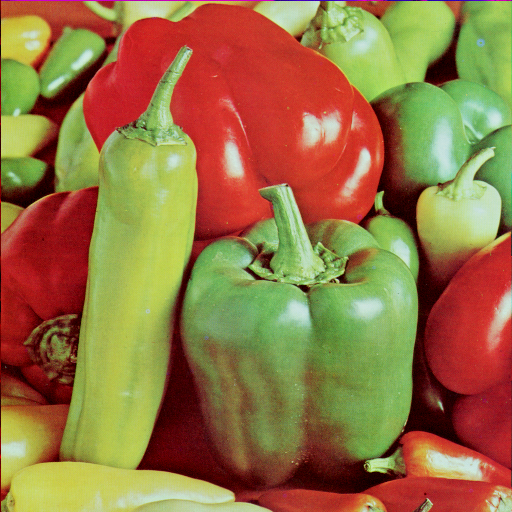
#> input picture peppers.png, 512 x 512 px, given in place of the camera
$ python arithmetic_transforms2.py
#> lines starting #> are read from the running program, lines starting #| are printed output that depends on the picture; after the words box and inside, x2 and y2 are one past the last pixel; in counts of white or black regions, pixels touching at a corner belong together
# ===================================================================

# Example : point transforms on a video file or live camera stream
# specified on the command line (e.g. python arithmetic_transforms.py video_file)
# or from an attached web camera

# Author : Amir Atapour Abarghouei, amir.atapour-abarghouei@durham.ac.uk

# Copyright (c) 2023 Amir Atapour Abarghouei

# License : LGPL - http://www.gnu.org/licenses/lgpl.html

# ===================================================================

import cv2
import argparse
import math
import numpy as np

# ===================================================================

keep_processing = True

# parse command line arguments for camera ID or video file

parser = argparse.ArgumentParser(
    description='Perform arithmetic point transforms on camera/video image')

parser.add_argument(
    "--camera",
    type=int,
    help="specify camera to use",
    default=0)

parser.add_argument(
    'video_file',
    metavar='video_file',
    type=str,
    nargs='?',
    help='specify optional video file')

args = parser.parse_args()

# ===================================================================

# define video capture object

print("Starting camera stream")
cap = cv2.VideoCapture()

# define display window name

window_name = "Live Camera Input - Arithmetic Transforms"  # window name

# if command line arguments are provided try to read video_file
# otherwise default to capture from attached H/W camera

if (((args.video_file) and (cap.open(str(args.video_file))))
        or (cap.open(args.camera))):

    # create window by name (note flags for resizable or not)

    cv2.namedWindow(window_name, cv2.WINDOW_NORMAL)

    # keep old frame at every time step

    old_frame = None

    while (keep_processing):

        # if video file or camera successfully open then read frame from video

        if (cap.isOpened):
            ret, bgr_frame = cap.read()
#> bgr_frame is the input picture: shape (512, 512, 3); mean B, G, R 66.5, 115.6, 149.8

            # when we reach the end of the video (file) exit cleanly

            if (ret == 0):
                keep_processing = False
                continue

        # start a timer (to see how long processing and display takes)

        start_t = cv2.getTickCount()

        # *******************************

        # parameters for rescaling the image for easier processing

        scale_percent = 100 # percent of original size
        width = int(bgr_frame.shape[1] * scale_percent/100)
#> width = 512
        height = int(bgr_frame.shape[0] * scale_percent/100)
#> height = 512
        dim = (width, height)
#> dim = (512, 512)

        # parameters for overlaying text labels on the displayed images

        font = cv2.FONT_HERSHEY_COMPLEX
        bottomLeftCornerOfText = (10, height-15)
#> bottomLeftCornerOfText = (10, 497)
        fontScale = 2
        fontColor = (123,49,126)
        lineType  = 3

        # rescale image

        bgr_frame = cv2.resize(bgr_frame, dim, interpolation=cv2.INTER_AREA)

        # convert the image to grayscale

        frame = cv2.cvtColor(bgr_frame, cv2.COLOR_BGR2GRAY)

        # convert to 3 channel to stack with other images

        frame = cv2.cvtColor(frame, cv2.COLOR_GRAY2BGR)
#> frame: shape (512, 512, 3)

        # placeholder images that need to be overwritten

        placeholder = np.full(frame.shape, 0, dtype=np.uint8)
        font, line, color = cv2.FONT_HERSHEY_PLAIN, cv2.LINE_AA, (255,255,255)
        cv2.putText(placeholder, 'To be created by YOU!', (30, height//2), cv2.FONT_HERSHEY_PLAIN, 3, (255,255,255), 1, cv2.LINE_AA)
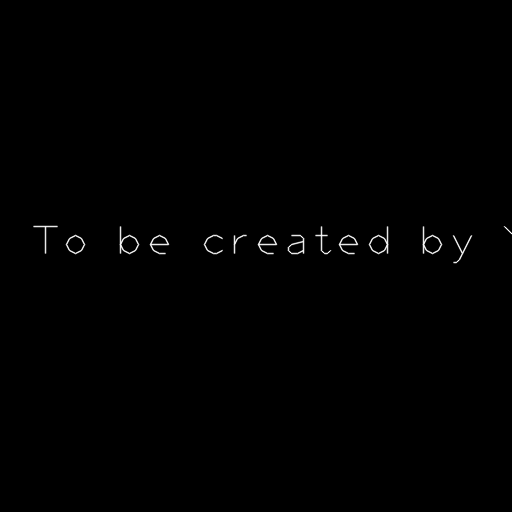
#> placeholder: shape (512, 512, 3); min 0, max 255, mean 1
        half = placeholder.copy()
        diff_frame = placeholder.copy()


        # THIS IS THE PORTION OF THE CODE YOU NEED TO EDIT:

        # =======================================================
        # *******************************************************
        # =======================================================

        # divide the image (frame) by half
        half = frame // 2

        # keep the old frame to enable the difference operation
        # a variable called 'old_frame' was defined earlier in line 67
        # the initial value of this variable is None
        # you can now check to see if the value is None, then we don't have an old frame yet

        # calculate the absolute difference between the old frame and the current frame
        # https://docs.opencv.org/3.4/d2/de8/group__core__array.html#ga6fef31bc8c4071cbc114a758a2b79c14

        if old_frame is not None:
            diff_frame = cv2.absdiff(frame, old_frame)
        else:
            diff_frame = frame.copy()
        old_frame = frame.copy()

        # =======================================================
        # *******************************************************
        # =======================================================


        # overlay corresponding labels on the images

        cv2.putText(bgr_frame,'Colour Input',
            bottomLeftCornerOfText,
            font,
            fontScale,
            fontColor,
            lineType)
#> bgr_frame: shape (512, 512, 3); 0.68% of pixels changed, all inside (x1, y1, x2, y2) = (12, 475, 217, 504)
        cv2.putText(frame,'Grayscale Input',
            bottomLeftCornerOfText,
            font,
            fontScale,
            fontColor,
            lineType)
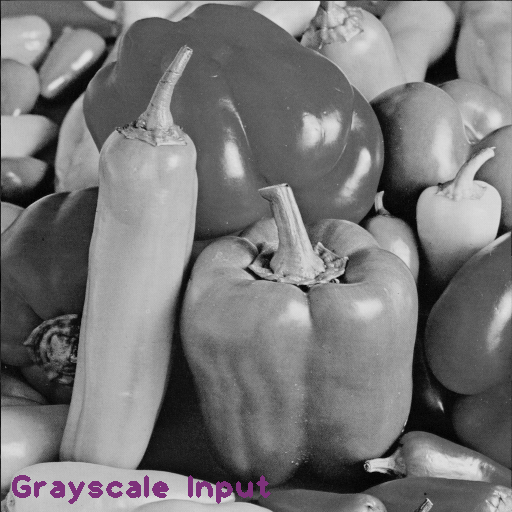
#> frame: shape (512, 512, 3); mean B, G, R 119.8, 119.1, 119.8
        cv2.putText(half,'Grayscale / 2',
            bottomLeftCornerOfText,
            font,
            fontScale,
            fontColor,
            lineType)
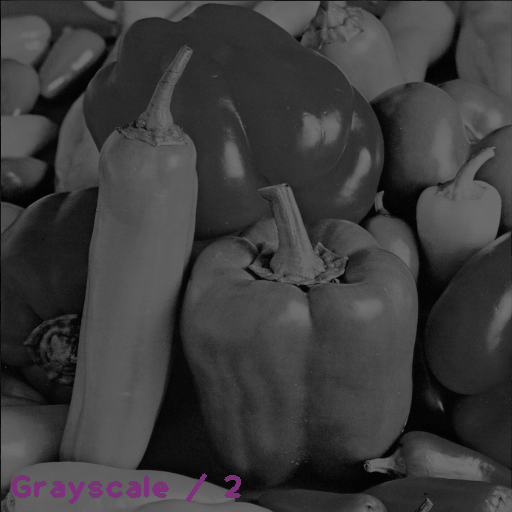
#> half: shape (512, 512, 3); mean B, G, R 60.1, 59.6, 60.1
        cv2.putText(diff_frame,'| current - previous |',
            bottomLeftCornerOfText,
            font,
            fontScale,
            fontColor,
            lineType)
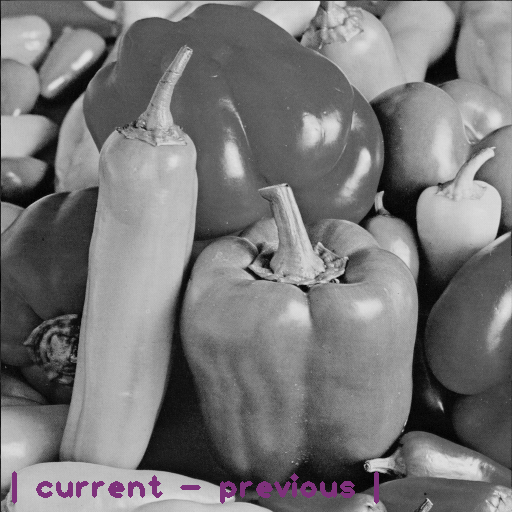
#> diff_frame: shape (512, 512, 3); mean B, G, R 120.2, 119.4, 120.3

        # stack the images into a grid

        im_1 = cv2.hconcat([bgr_frame, frame])
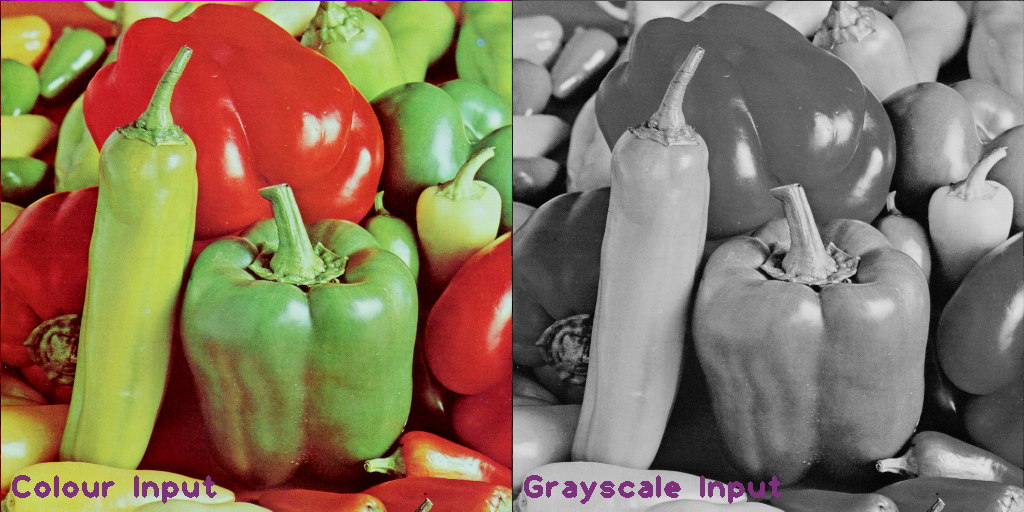
#> im_1: shape (512, 1024, 3); mean B, G, R 93.2, 116.8, 134.6
        im_2 = cv2.hconcat([half, diff_frame])
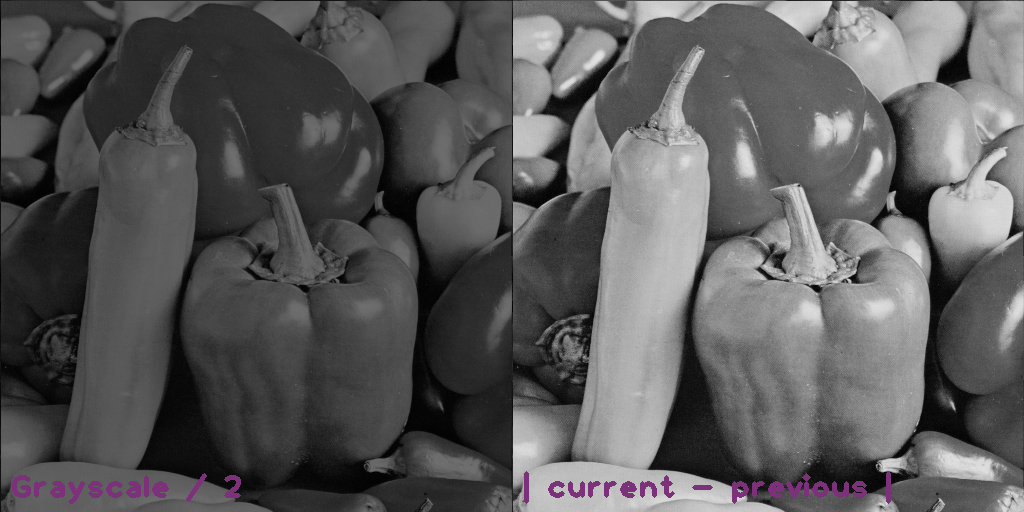
#> im_2: shape (512, 1024, 3); mean B, G, R 90.2, 89.5, 90.2
        output = cv2.vconcat([im_1, im_2])
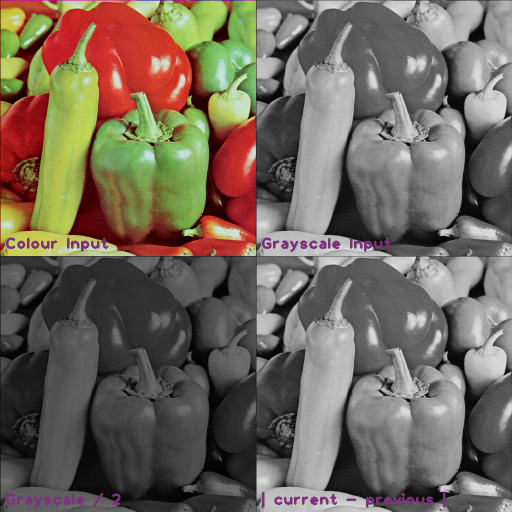
#> output: shape (1024, 1024, 3) (shown at 1/2 size); mean B, G, R 91.7, 103.2, 112.4

        # *******************************

        # display image

        cv2.imshow(window_name, output)

        # stop the timer and convert to ms. (to see how long processing and
        # display takes)

        stop_t = ((cv2.getTickCount() - start_t) /
                  cv2.getTickFrequency()) * 1000

        # start the event loop - essential

        # cv2.waitKey() is a keyboard binding function (argument is the time in
        # ms). It waits for specified milliseconds for any keyboard event.
        # If you press any key in that time, the program continues.
        # If 0 is passed, it waits indefinitely for a key stroke.
        # (bitwise and with 0xFF to extract least significant byte of
        # multi-byte response)

        # wait 40ms or less depending on processing time taken (i.e. 1000ms /
        # 25 fps = 40 ms)

        key = cv2.waitKey(max(2, 40 - int(math.ceil(stop_t)))) & 0xFF
#> (key x is pressed here)

        # It can also be set to detect specific key strokes by recording which
        # key is pressed

        # e.g. if user presses "x" then exit

        if (key == ord('x')):
            keep_processing = False

    # close all windows

    cv2.destroyAllWindows()

else:
    print("No video file specified or camera connected.")

# ===================================================================
